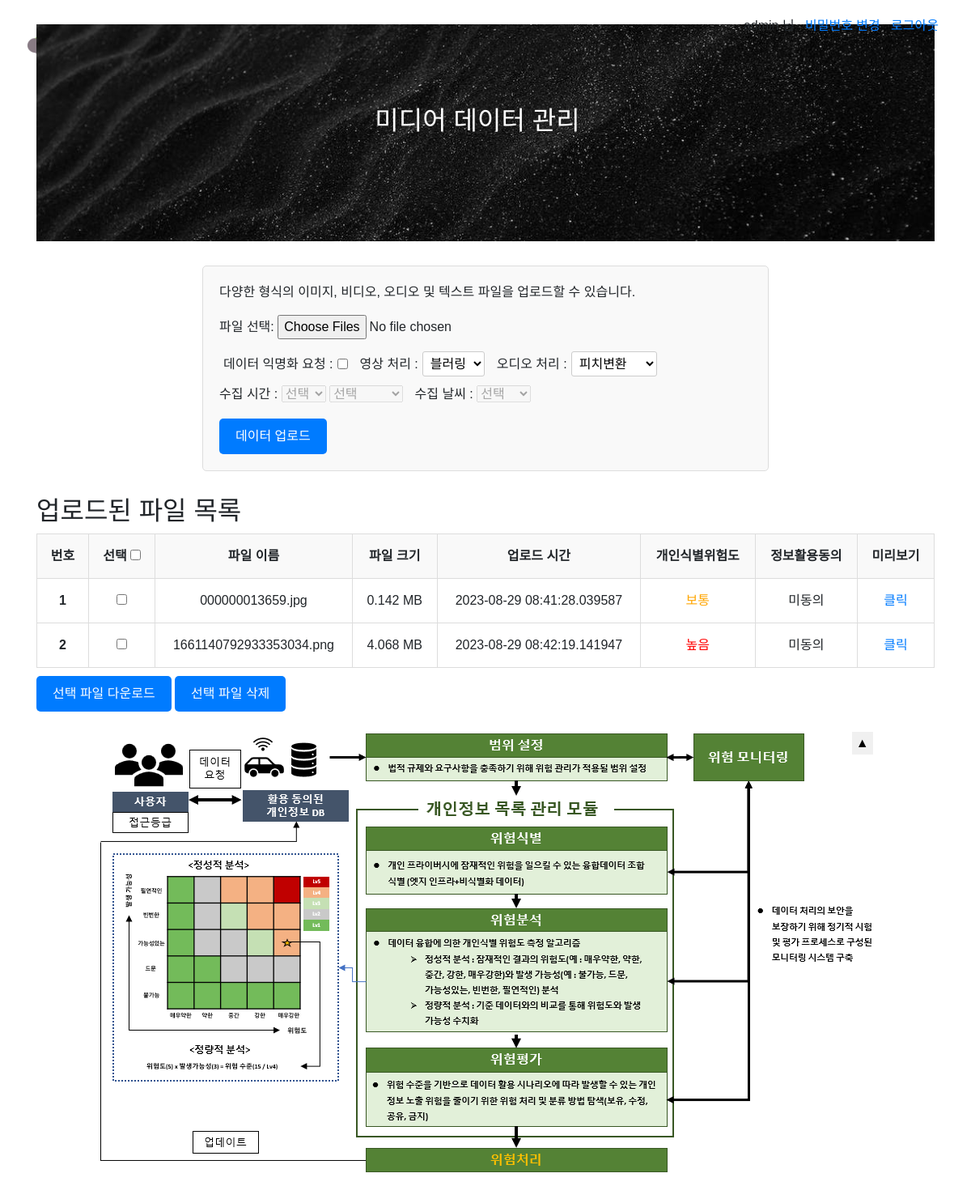
Screenshot of / (signed in) with the database file from the repository.
### app.py (models this page shows)
class User(db.Model, UserMixin):
    id = db.Column(db.Integer, primary_key=True)
    username = db.Column(db.String(80), unique=True, nullable=False)
    password = db.Column(db.String(120), nullable=False)

class UploadedFile(db.Model):
    id = db.Column(db.Integer, primary_key=True)
    filename = db.Column(db.String(255), nullable=False)
    upload_time = db.Column(db.DateTime, default=datetime.datetime.utcnow)
    consent = db.Column(db.String(20))
    risk_level = db.Column(db.String(20))
    file_size = db.Column(db.Float, nullable=False)

### app.py (the view)
@app.route('/')
@login_required  # 로그인된 사용자만 접근 가능한 페이지
def index():
    uploaded_files = UploadedFile.query.all()
    return render_template('index.html', uploaded_files=uploaded_files)

### app.py (called while the page is built)
@login_manager.user_loader
def load_user(user_id):
    return db.session.get(User, user_id)  # 문자열로 변환하지 않고 그대로 사용

### templates/index.html (shortened to what this page needs)
<!DOCTYPE html>
<html>
<head>
    <link rel="stylesheet" href="https://stackpath.bootstrapcdn.com/bootstrap/4.5.2/css/bootstrap.min.css">
</head>
<body>
    <div class="container">
        <div class="header">
            <h1>미디어 데이터 관리</h1>
        </div>
        <div class="login-status">
            {% if current_user.is_authenticated %}
                <div class="logout-btn">
                    <span>{{ current_user.username }} 님</span>
                    <a href="{{ url_for('change_password_page') }}">비밀번호 변경</a>
                    <a href="{{ url_for('logout') }}">로그아웃</a>
                </div>
            {% endif %}
        </div>
        <div class="upload-form">
            <p class="upload-form-desc">다양한 형식의 이미지, 비디오, 오디오 및 텍스트 파일을 업로드할 수 있습니다.</p>
            <form action="/upload" method="post" enctype="multipart/form-data">
                <div class="file-input">
                    <label for="file">파일 선택:</label>
                    <input type="file" name="file" id="file" accept=".jpg,.jpeg,.png,.mp4,.avi,.mp3,.wav" required multiple>
                </div>
                <div class="consent-input">
                    <label for="consent-checkbox">데이터 익명화 요청 :</label>
                    <input type="checkbox" name="consent" id="consent-checkbox">
                    <label for="image_anonymization_method">영상 처리 :</label>
                    <select name="image_anonymization_method" id="image_anonymization_method">
                            <option value="blur">블러링</option>
                    </select>
                    <label for="audio_anonymization_method">오디오 처리 :</label>
                    <select name="audio_anonymization_method" id="audio_anonymization_method">
                            <option value="pitchshift">피치변환</option>
                    </select>
                </div>
                <div class="data-attribute">
                    <div class="time-options">
                        <label for="collection-time">수집 시간 :</label>
                        <select id="month" name="month" required disabled>
                            <option value="" disabled selected>선택</option>
                        </select>
                        <select id="time" name="time" required disabled>
                            <option value="" disabled selected>선택</option>
                        </select>
                        <label for="collection-weather">수집 날씨 :</label>
                        <select id="weather" name="weather" required disabled>
                            <option value="" disabled selected>선택</option>
                        </select>
                    </div>
                </div>
                <button type="submit" class="submit-btn">데이터 업로드</button>
            </form>
        </div>
        <div class="file-list">
            <h2>업로드된 파일 목록</h2>
            <form action="{{ url_for('download_selected') }}" method="post" id="file-management-form">
                <div class="file-list-container">
                    <table>
                        <tr>
                            <th>번호</th>
                            <th>선택 <input type="checkbox" id="select-all-checkbox"></th>
                            <th>파일 이름</th>
                            <th>파일 크기</th>
                            <th>업로드 시간</th>
                            <th>개인식별위험도</th>
                            <th>정보활용동의</th>
                            <th>미리보기</th>
                        </tr>
                        {% for uploaded_file in uploaded_files %}
                        <tr>
                            <td>{{ uploaded_file.id }}</td>
                            <td><input type="checkbox" name="selected_files" value="{{ uploaded_file.filename }}"></td>
                            <td>{{ uploaded_file.filename }}</td>
                            <td>{{ uploaded_file.file_size }} MB</td>
                            <td>{{ uploaded_file.upload_time }}</td>
                            <td>
                                {% if uploaded_file.risk_level == '없음' %}
                                    <span style="color: green;">{{ uploaded_file.risk_level }}</span>
                                {% elif uploaded_file.risk_level == '매우 낮음' %}
                                    <span style="color: green;">{{ uploaded_file.risk_level }}</span>
                                {% elif uploaded_file.risk_level == '낮음' %}
                                    <span style="color: green;">{{ uploaded_file.risk_level }}</span>
                                {% elif uploaded_file.risk_level == '보통' %}
                                    <span style="color: orange;">{{ uploaded_file.risk_level }}</span>
                                {% elif uploaded_file.risk_level == '높음' %}
                                    <span style="color: red;">{{ uploaded_file.risk_level }}</span>
                                {% elif uploaded_file.risk_level == '매우 높음' %}
                                    <span style="color: red; font-weight: bold;">{{ uploaded_file.risk_level }}</span>
                                {% endif %}
                            </td>
                            <td>
                                {% if uploaded_file.consent == 'on' %}
                                    미동의
                                {% elif uploaded_file.consent is none %}
                                    동의
                                {% endif %}
                            </td>
                            <td>
                                <a class="preview-link" href="#" data-media-src="{{ url_for('preview', filename=uploaded_file.filename) }}">
                                    클릭
                                </a>
                            </td>
                        </tr>
                        {% endfor %}
                    </table>
                </div>
                <button type="submit" class="submit-btn" formaction="{{ url_for('download_selected') }}">선택 파일 다운로드</button>
                <button type="submit" class="submit-btn{{ ' disabled' if not (current_user.is_authenticated and current_user.username == 'admin') }}"
                formaction="{{ url_for('delete_selected') }}" onclick="return confirm('선택 파일을 삭제하시겠습니까?')">선택 파일 삭제</button>
            </form>
        </div>
    </div>
    <div class="figure1">
        <div class="image-container">
            <img src="/static/fig1.png" alt="Image">
        </div>
    </div>
</body>
</html>

### templates/index.html (style rules this page uses)
body { padding: 30px; font-family: Arial, sans-serif; }
.header { background-image: url('/static/bg.jpeg'); background-size: cover; background-position: center; color: #fff; padding: 100px 0; text-align: center; margin-bottom: 30px; position: relative; }
.header h1 { font-size: 2rem; margin-right: 20px; }
.figure1 { text-align: center; }
.image-container { display: inline-block; margin-bottom: 30px; position: relative; }
h1 { text-align: center; margin-bottom: 30px; }
.upload-form { max-width: 700px; margin: 0 auto; padding: 20px; border: 1px solid #ddd; border-radius: 5px; background-color: #f9f9f9; }
.file-input { margin-bottom: 10px; }
.consent-input { display: flex; align-items: center; margin-bottom: 10px; }
.consent-input label { margin-bottom: 0; margin-left: 5px; }
.consent-input select { padding: 5px; border: 1px solid #ccc; border-radius: 3px; background-color: white; }
.submit-btn { margin-top: 10px; background-color: #007bff; color: #fff; border: none; padding: 10px 20px; border-radius: 5px; cursor: pointer; }
.file-list { margin-top: 30px; }
.file-list table { width: 100%; border-collapse: collapse; border: 1px solid #ddd; }
.file-list th, .file-list td { padding: 15px; border: 1px solid #ddd; text-align: center; }
.file-list th { background-color: #f9f9f9; }
.file-list th:first-child, .file-list td:first-child { text-align: center; font-weight: bold; }
.preview-link { color: #007bff; text-decoration: none; }
.file-list-container { max-height: 400px; overflow-y: auto; }
.logout-btn { position: absolute; top: 20px; right: 40px; }

### rows the page displays
User: username "admin"
UploadedFile: id "1", filename "000000013659.jpg", file_size "0.142", upload_time "2023-08-29 08:41:28.039587", risk_level "보통", consent "미동의"
UploadedFile: id "2", filename "1661140792933353034.png", file_size "4.068", upload_time "2023-08-29 08:42:19.141947", risk_level "높음", consent "미동의"
